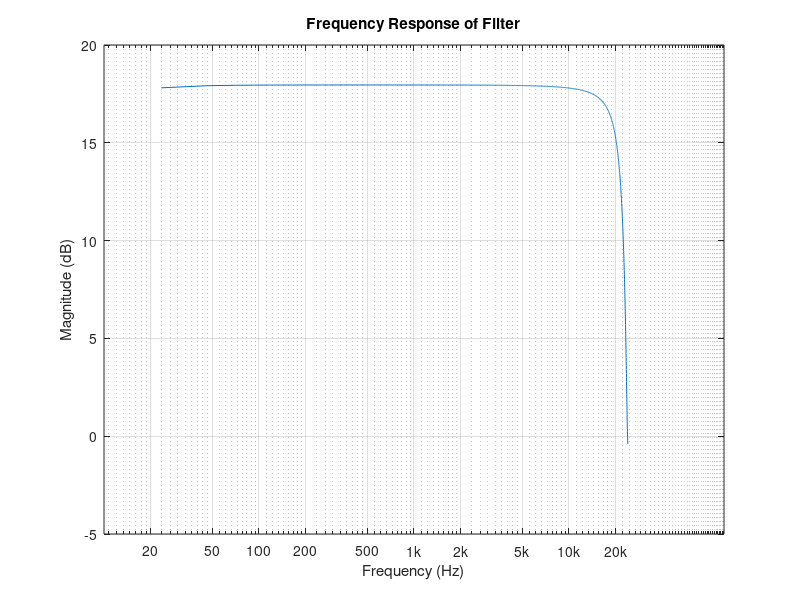

Reproduce this figure in MATLAB.
% MXR Micro Amp

clear; clc; close all;

% sampling frequency and time
Fs = 48000;
Ts = 1/Fs;

P5_value = 500e3;       %500K pot
P5_alpha = .01;     %position of pot
P5 = P5_value * P5_alpha;
R6 = 2.7e3;       %2.7k
R4 = 56e3;        %56k
R9 = 470;         %470r
R10 = 10e3;       %10k

C2 = 4.7e-11      %47pF
CR2 = Ts/(2*C2);  %Capacitor Resistance
CX2 = 0;          %Capacitor State

C3 = 4.7e-6       %4.7uF
CR3 = Ts/(2*C3);  %Capacitor Resistance
CX3 = 0;          %Capacitor State

C5 = 15e-6        %15uF
CR5 = Ts/(2*C5);  %Capacitor Resistance
CX5 = 0;          %Capacitor State


a0=((R9/R10)+1);
a1=((1/R9)+(1/CR5));
a2=(a0-(1/(R9*a1)));

b0=(1/CR3)+(1/R6);
b1=(1+(R6/P5)-(1/R6*b0));

c0=((1/CR2)+(1/R4));
c1=(1/P5)-(R6/(P5*P5*b1))+(1/CR2)+(1/R4);

d0=(1/R6+1/P5);
d1=(R6/CR3)+1-(1/(R6*d0));


% initialize input and output
Vin = [1; zeros(2047,1)];
N = length(Vin);
Vout = zeros(N,1);

for n = 1:N
  %Transfer Function
%  Vout(n)=(1/CR5*a1*a2)*(((Vin(n)*c1)/c0)-(CX3/P5*b0*b1*c0)+(CX5*CR5));
 Vout(n)=(1/(CR5*a1*a2))*(((Vin(n)*c1)/c0)-(CX3/(P5*b0*b1*c0))-(CX5*CR5)-(CX2/c0));

  %Variables needed for Capacitor State Update
  Vx=(Vout(n)*CR5*a1*a2)+(CX5*CR5);
  VinB=(Vin(n)/(P5*d0*d1))+((CX3*R6)/d1);
  VxA=Vout(n)*a0;

  %Capacitor State Update
  CX2 = (2/CR2) * (Vin(n) - Vx) - CX2;
  CX3 = (2/CR3) * (VinB) - CX3;
  CX5 = (2/CR5) * (Vx - VxA) - CX5;




end

% Perform FFT
Vout_fft = fft(Vout);

% Compute the magnitude of the frequency response
Vout_magnitude = abs(Vout_fft(1:N/2+1)); % Only keep the positive frequencies

% Compute the frequency axis
frequencies = (0:N/2) * (Fs / N);

% Plot the magnitude of the frequency response on a logarithmic scale
figure;
semilogx(frequencies, 20*log10(Vout_magnitude));
title('Frequency Response of Filter');
xlabel('Frequency (Hz)');
ylabel('Magnitude (dB)');
grid on;

% Customize x-axis ticks for better readability
xticks = [20, 50, 100, 200, 500, 1e3, 2e3, 5e3, 10e3, 20e3];
set(gca, 'XTick', xticks);
set(gca, 'XTickLabel', {'20', '50', '100', '200', '500', '1k', '2k', '5k', '10k', '20k'});

% Set y-axis limits
%ylim([-30 30]);

grid on;
